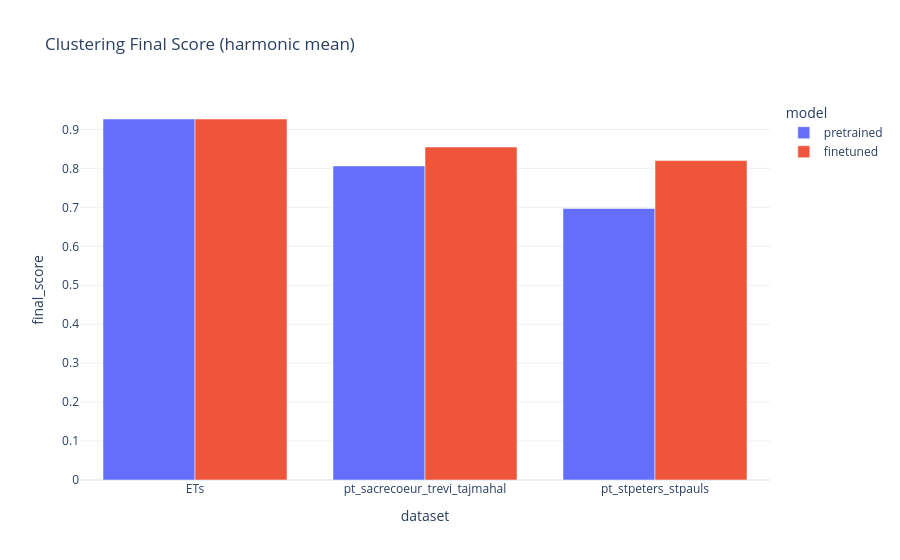

The notebook cell saved with this chart:
### Markdown cell above
## 5) Quantitative: Clustering score (mAA / Clustering Score / Final)

### Code cell
def run_clustering(cache_root: Path, out_csv: Path) -> None:
    cmd = [
        sys.executable,
        "scripts/cluster_retrieval.py",
        "--cache-root",
        str(cache_root),
        "--out-csv",
        str(out_csv),
        "--topk",
        "30",
        "--mutual",
        "--min-sim",
        "0.35",
        "--method",
        "louvain",
        "--min-cluster-size",
        "3",
    ]
    for ds in test_datasets:
        cmd += ["--dataset", str(ds)]
    run_stream(cmd, env=ENV)


CLUSTERS_PRETRAINED = OUT_ROOT / "clusters_pretrained.csv"
CLUSTERS_FINETUNED = OUT_ROOT / "clusters_finetuned.csv"

RUN_CLUSTERING = True
if RUN_CLUSTERING:
    run_clustering(CACHE_PRETRAINED_TEST, CLUSTERS_PRETRAINED)
    run_clustering(CACHE_FINETUNED_TEST, CLUSTERS_FINETUNED)


def harmonic_mean(a: float, b: float) -> float:
    if a <= 0 or b <= 0:
        return 0.0
    return 2.0 / (1.0 / a + 1.0 / b)


def load_ground_truth_clustering(*, labels_csv: Path, data_root: Path) -> tuple[dict[str, dict[str, set[str]]], dict[str, set[str]]]:
    gt = pd.read_csv(labels_csv)
    gt = gt[["dataset", "scene", "image"]].copy()
    gt = gt[gt["scene"].astype(str).str.lower() != "outliers"].copy()
    gt["image_key"] = gt["image"].map(lambda x: Path(str(x)).stem)

    scenes: dict[str, dict[str, set[str]]] = {}
    for (dataset, scene), g in gt.groupby(["dataset", "scene"], sort=True):
        scenes.setdefault(str(dataset), {})[str(scene)] = set(g["image_key"].tolist())

    all_images: dict[str, set[str]] = {}
    for dataset in sorted(scenes.keys()):
        # Use filesystem as source-of-truth for evaluation.
        ds_dir = data_root / dataset
        keys = set([p.stem for p in ds_dir.iterdir() if p.is_file()]) if ds_dir.exists() else set()
        if not keys:
            keys = set(gt.loc[gt["dataset"] == dataset, "image_key"].tolist())
        all_images[dataset] = keys
    return scenes, all_images


def load_predictions_clusters(*, pred_csv: Path, expected_images: dict[str, set[str]], outliers_label: str = "outliers") -> dict[str, dict[str, set[str]]]:
    dfp = pd.read_csv(pred_csv)
    dfp = dfp.rename(columns={"scene": "pred_cluster"})
    dfp["image_key"] = dfp["image_id"].map(lambda x: Path(str(x)).stem)

    kept = []
    for dataset, g in dfp.groupby("dataset", sort=False):
        exp = expected_images.get(str(dataset), set())
        kept.append(g[g["image_key"].isin(exp)] if exp else g)
    dfp = pd.concat(kept, ignore_index=True) if kept else dfp

    rows_missing = []
    for dataset, exp in expected_images.items():
        present = set(dfp.loc[dfp["dataset"] == dataset, "image_key"].tolist())
        for k in sorted(exp - present):
            rows_missing.append({"dataset": dataset, "pred_cluster": outliers_label, "image_key": k})
    if rows_missing:
        dfp = pd.concat([dfp, pd.DataFrame(rows_missing)], ignore_index=True)

    out: dict[str, dict[str, set[str]]] = {}
    for (dataset, c), g in dfp.groupby(["dataset", "pred_cluster"], sort=True):
        out.setdefault(str(dataset), {})[str(c)] = set(g["image_key"].tolist())
    return out


def score_dataset_clustering(*, dataset: str, gt_scenes: dict[str, set[str]], pred_clusters: dict[str, set[str]], outliers_label: str = "outliers") -> dict:
    candidates = {k: v for k, v in pred_clusters.items() if k != outliers_label and len(v) > 0}
    edges: list[tuple[float, float, int, int, str, str]] = []
    for scene, scene_imgs in gt_scenes.items():
        n_scene = len(scene_imgs)
        for c_label, c_imgs in candidates.items():
            inter = len(scene_imgs & c_imgs)
            if inter <= 0:
                continue
            maa = inter / n_scene
            cs = inter / len(c_imgs) if len(c_imgs) else 0.0
            edges.append((maa, cs, inter, -len(c_imgs), scene, c_label))
    edges.sort(key=lambda x: (x[0], x[1], x[2], x[3]), reverse=True)

    assigned_scene: dict[str, tuple[str, int, int]] = {}
    used_clusters: set[str] = set()
    for maa, cs, inter, neg_sz, scene, c_label in edges:
        if scene in assigned_scene or c_label in used_clusters:
            continue
        assigned_scene[scene] = (c_label, int(inter), int(-neg_sz))
        used_clusters.add(c_label)

    total_correct = 0
    total_scene_images = 0
    total_cluster_images = 0
    for scene, scene_imgs in gt_scenes.items():
        total_scene_images += len(scene_imgs)
        if scene in assigned_scene:
            _c, inter, csz = assigned_scene[scene]
            total_correct += inter
            total_cluster_images += csz

    maa = (total_correct / total_scene_images) if total_scene_images else 0.0
    cs = (total_correct / total_cluster_images) if total_cluster_images else 0.0
    return {
        "dataset": dataset,
        "mAA": float(maa),
        "clustering_score": float(cs),
        "final_score": float(harmonic_mean(float(maa), float(cs))),
        "n_images_in_scenes": int(total_scene_images),
        "n_correct": int(total_correct),
        "n_cluster_images_summed": int(total_cluster_images),
    }


def score_clusters_csv(clusters_csv: Path) -> pd.DataFrame:
    gt_scenes, all_images = load_ground_truth_clustering(labels_csv=TEST_SPLIT_LABELS, data_root=TEST_SPLIT_ROOT)
    pred = load_predictions_clusters(pred_csv=clusters_csv, expected_images=all_images, outliers_label="outliers")
    rows = []
    for ds in sorted(set(gt_scenes.keys()) & set(pred.keys())):
        rows.append(score_dataset_clustering(dataset=ds, gt_scenes=gt_scenes[ds], pred_clusters=pred[ds]))
    return pd.DataFrame(rows).sort_values("dataset")


scores_pre = score_clusters_csv(CLUSTERS_PRETRAINED)
scores_pre.insert(0, "model", "pretrained")
scores_ft = score_clusters_csv(CLUSTERS_FINETUNED)
scores_ft.insert(0, "model", "finetuned")

cluster_scores_df = pd.concat([scores_pre, scores_ft], ignore_index=True)
px.bar(cluster_scores_df, x="dataset", y="final_score", color="model", barmode="group", title="Clustering Final Score (harmonic mean)").show()
cluster_scores_df

### Figure 1 — Plotly figure (JSON) as saved in the notebook; plotly's stock layout.template omitted (floating-point values rounded to 4 significant figures)
{"data": [{"alignmentgroup": "True", "hovertemplate": "model=pretrained<br>dataset=%{x}<br>final_score=%{y}<extra></extra>", "legendgroup": "pretrained", "marker": {"color": "#636efa", "pattern": {"shape": ""}}, "name": "pretrained", "offsetgroup": "pretrained", "orientation": "v", "showlegend": true, "textposition": "auto", "type": "bar", "x": ["ETs", "pt_sacrecoeur_trevi_tajmahal", "pt_stpeters_stpauls"], "xaxis": "x", "y": [0.9268, 0.8064, 0.6971], "yaxis": "y"}, {"alignmentgroup": "True", "hovertemplate": "model=finetuned<br>dataset=%{x}<br>final_score=%{y}<extra></extra>", "legendgroup": "finetuned", "marker": {"color": "#EF553B", "pattern": {"shape": ""}}, "name": "finetuned", "offsetgroup": "finetuned", "orientation": "v", "showlegend": true, "textposition": "auto", "type": "bar", "x": ["ETs", "pt_sacrecoeur_trevi_tajmahal", "pt_stpeters_stpauls"], "xaxis": "x", "y": [0.9268, 0.855, 0.8201], "yaxis": "y"}], "layout": {"barmode": "group", "legend": {"title": {"text": "model"}, "tracegroupgap": 0}, "title": {"text": "Clustering Final Score (harmonic mean)"}, "xaxis": {"anchor": "y", "domain": [0, 1], "title": {"text": "dataset"}}, "yaxis": {"anchor": "x", "domain": [0, 1], "title": {"text": "final_score"}}}}
